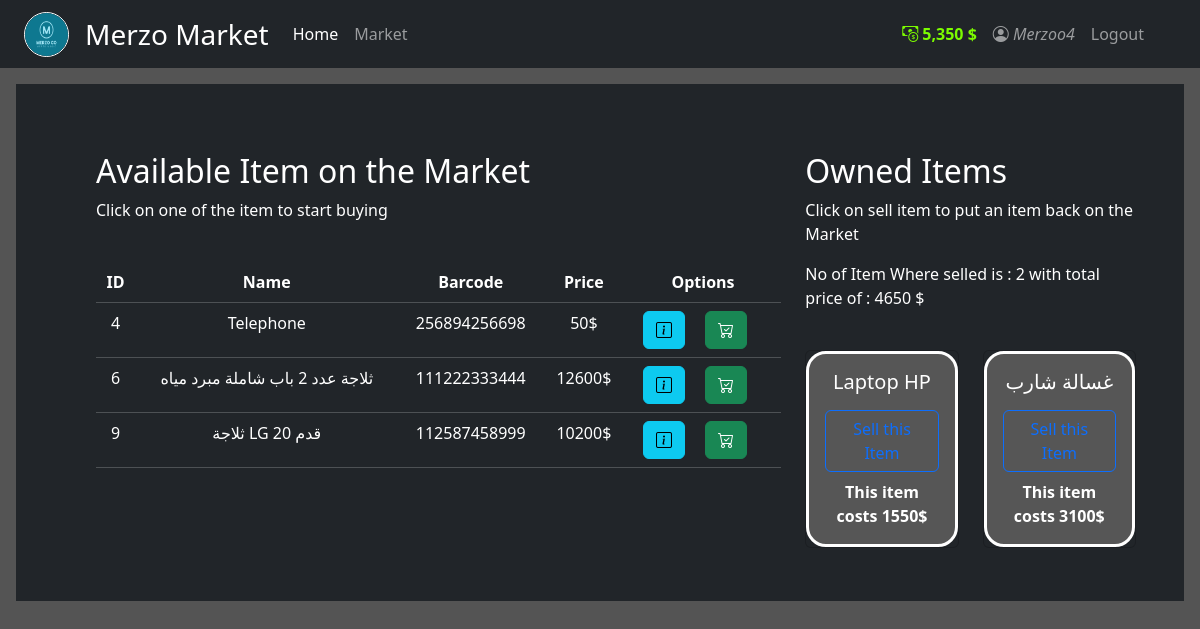
Page /market (signed in) on the committed database.
### My_App/models.py (models this page shows, shortened)
class User(db.Model, UserMixin):
    id = db.Column(db.Integer(), primary_key=True)
    username = db.Column(db.String(length=30), nullable=False, unique=True)
    email_address = db.Column(db.String(length=50), nullable=False, unique=True)
    password_hash = db.Column(db.String(length=60), nullable=False)
    budget = db.Column(db.Integer(), nullable=False, default=1000)
    admin = db.Column(db.Boolean (), nullable=False, default='False')
    items = db.relationship('Item', backref='owned_user', lazy=True)
    @property
    def prettier_budget(self):
        if len(str(self.budget)) >= 4:
            return f'{str(self.budget)[:-3]},{str(self.budget)[-3:]} $'
        else:
            return f"{self.budget}$"
    @property
    def password(self):
        return self.password

class Item(db.Model):
    id = db.Column(db.Integer(), primary_key=True)
    name = db.Column(db.String(length=30), nullable=False, unique=True)
    price = db.Column(db.Integer(), nullable=False)
    barcode = db.Column(db.String(length=12), nullable=False, unique=True)
    description = db.Column(db.String(length=1024), nullable=False, unique=True)
    owner = db.Column(db.Integer(), db.ForeignKey('user.id'))

### My_App/routes.py (the view, shortened to what this page needs)
@app.route('/market' , methods= ["POST" , "GET"] )
@login_required
def market_page():
    purchase_form = PurchaseItemForm()
    selling_form = SellItemForm()
    if request.method == "GET":
        items = Item.query.filter_by(owner=None)
        owned_items = Item.query.filter_by(owner=current_user.id)
        NoOfItemForUser = Item.query.filter_by(owner=current_user.id).count()
        total = db.session.query(db.func.sum(Item.price)).filter_by(owner=current_user.id).scalar()
        return render_template('market.html', items_V=items, purchase_form=purchase_form, owned_items=owned_items, selling_form=selling_form
                                , NoOfItemForUser_V=NoOfItemForUser ,total_v=total)

### My_App/models.py (called while the page is built)
@login_manager.user_loader
def load_user(user_id):
    return User.query.get(int(user_id))

### My_App/templates/market.html (shortened to what this page needs)
{% extends "base.html" %}
{%block body %}
<div class="position-relative overflow-hidden p-3 p-md-5 m-md-3  bg-dark" style="color:white">
  <div class="col">
    <div class="row" style="margin-top:20px; margin-left: 20px;">
      <div class="col-8">
        <h2> Available Item on the Market</h2>
        <p>Click on one of the item to start buying</p>
        <br>
        <table class="table table-hover table-dark text-center">
          <thead>
            <tr style="color: red">
              <th scope="col">ID</th>
              <th scope="col">Name</th>
              <th scope="col">Barcode</th>
              <th scope="col">Price</th>
              <th scope="col">Options</th>
            </tr>
          </thead>
          <tbody>
            {% for item in items_V %}
            <tr>
              <td>{{ item.id }}</td>
              <td>{{ item.name }}</td>
              <td>{{ item.barcode }}</td>
              <td>{{ item.price }}$</td>
              <td>
                <button class="btn btn-outline btn-info me-3" data-toggle="modal"
                  data-target="#Modal-MoreInfo-{{item.id}}">
                  <i class="bi bi-info-square"></i></button>
                <button class="btn btn-outline btn-success me-3" data-toggle="modal"
                  data-target="#Modal-PurchaseConfirm-{{item.id}}"><i class="bi bi-cart-check"></i></button>
              </td>
            </tr>
            {% endfor %}
          </tbody>
        </table>
      </div>
      <div class="col-4">
        <h2>Owned Items</h2>
        <p>Click on sell item to put an item back on the Market</p>
        <p>No of Item Where selled is : {{ NoOfItemForUser_V }} with total price of : {{total_v}} $ </p>
        <br>
        <div class="row">
          {% for owned_item in owned_items %}
          <div class="col-md-6">
            <div style="margin-bottom: 5px " class="card text-center bg-dark">
              <div class="card-body border border-white border-3"
                style="color:white; background-color: #565656; border-radius:20px">
                <h5 class="card-title">{{ owned_item.name }}</h5>
                <button type="button" class="btn btn-outline-primary mb-2 mt-2" style="margin-bottom: 5px; "
                  data-toggle="modal" data-target="#Modal-SellingConfirm-{{ owned_item.id }}">
                </button>
                <p class="card-text" style="color:white"><strong>
                    This item costs {{ owned_item.price }}$
                  </strong></p>
              </div>
            </div>
          </div>
          {% endfor %}
        </div>
      </div>
    </div>
  </div>
</div>
{% endblock %}

### My_App/templates/base.html (shortened to what this page needs)
<!DOCTYPE html>
<html lang="en">
<head>
  <link rel="stylesheet" href="https://cdn.jsdelivr.net/npm/bootstrap-icons@1.13.1/font/bootstrap-icons.min.css">
  <link href="https://cdn.jsdelivr.net/npm/bootstrap@5.3.8/dist/css/bootstrap.min.css" rel="stylesheet"
 />
  <link rel="stylesheet" href="{{ url_for('static', filename = 'css/main.css') }}" />
</head>
<body>
  <nav class="navbar navbar-expand-md navbar-dark bg-dark">
    <img class="navimg ms-4" src="{{ url_for('static', filename = 'image/FullLogo.png') }}" alt="">
    <a class="navbar-brand ms-3 fs-3" href="#">Merzo Market</a>
    <div class="collapse navbar-collapse" id="navbarNav">
      <ul class="navbar-nav me-auto mb-2 mb-lg-0">
        <li class="nav-item">
          <a class="nav-link active" href="{{ url_for('home_page') }}">Home </a>
        </li>
        <li class="nav-item">
          <a class="nav-link" href="{{ url_for('market_page') }}">Market</a>
        </li>
      </ul>
      {% if current_user.is_authenticated %}
      <ul class="navbar-nav text-end">
        <li class="nav-item">
          <a class="nav-link" style="color: lawngreen; font-weight: bold">
            <i class="bi bi-cash-coin"></i>
            {{ current_user.prettier_budget}}
          </a>
        </li>
        {% if current_user.admin == true %}
        <li class="nav-item">
          <a class="nav-link" href="{{ url_for('EditUser_page') }}" style="color: red;"> <i class="bi bi-person-circle">
              {{
              current_user.username }} </i>
          </a>
        </li>
        {% else %}
        <li class="nav-item">
          <a class="nav-link" href="{{ url_for('EditUser_page') }}"> <i class="bi bi-person-circle"> {{
              current_user.username }} </i>
          </a>
        </li>
        {% endif %}
        <li class="nav-item me-5">
          <a class="nav-link" href="{{ url_for('logout_page') }}">Logout</a>
        </li>
      </ul>
      {% endif %}
    </div>
  </nav>
  {% block body %}
  {% endblock %}
</body>
</html>

### My_App/static/css/main.css (style rules this page uses)
body { background-color: #545454; color: white; }
img { width: 200px; height: 200px; border-radius: 50%; border-color: white; border-width: 10px; border-style: double; }
.navimg { width: 45px; height: 45px; border-radius: 50%; border-color: white; border-width: 1px; border-style: double; font-family: Arial, Helvetica, sans-serif; }

### rows in the picture
User: prettier_budget "5,350 $", username "Merzoo4"
Item: id "4", name "Telephone", barcode "256894256698", price "50"
Item: id "6", name "ثلاجة عدد 2 باب شاملة مبرد مياه", barcode "111222333444", price "12600"
Item: id "9", name "ثلاجة LG 20 قدم", barcode "112587458999", price "10200"
Item: name "Laptop HP", price "1550"
Item: name "غسالة شارب", price "3100"

### other values in the picture
{{ NoOfItemForUser_V }} "2"
{{ total_v }} "4650"
